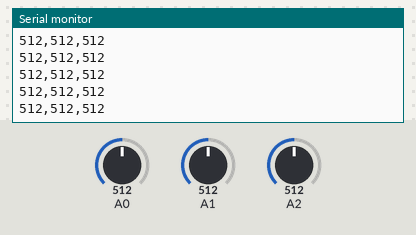
The sketch below on a simulated Arduino Uno, built with avr-gcc and run on an emulated ATmega328P. On the bench: the last lines printed to the serial monitor. Inputs (shaded band) come from the test bench; at power-on: A2 = 512, A0 = 512, A1 = 512.

Above: at 4.2 s.
4.3 s: A2 set to 11
At 4.32 s:
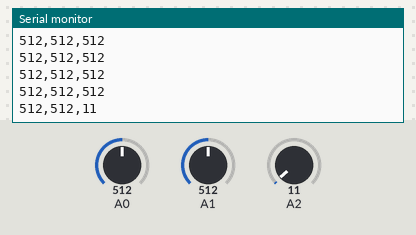
7.3 s: A2 set to 8
At 7.3 s:
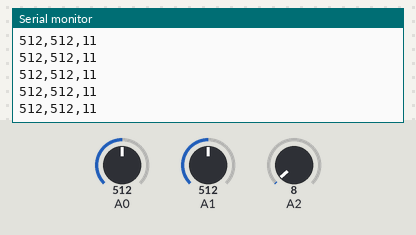
8.8 s: A0 set to 983
At 8.82 s:
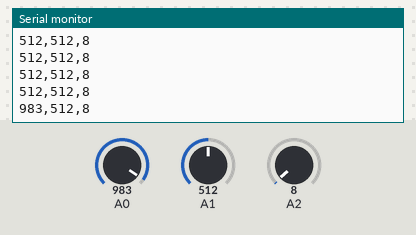
10.3 s: A0 set to 1010
At 10.34 s:
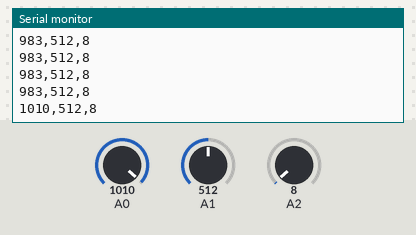
Timing chart, 0 to 12.8 s (numbered marks = the images above; inputs shaded):
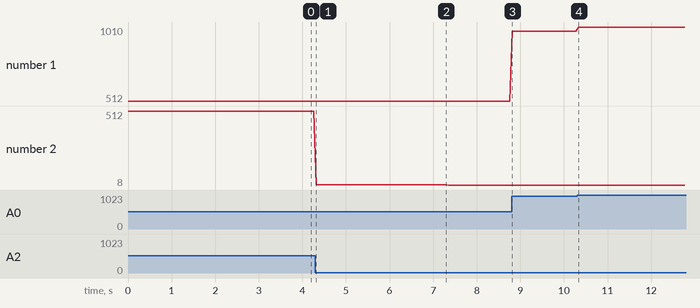

The sketch:

arduino_matlabA.ino
```cpp
int out1 = 0;
int out2 = 0;
int out3 = 0;
void setup() {
   // inicializar puerto serie
   Serial.begin(9600);
}

void loop() {
   // leer pines
   out1 = analogRead(A0);
   out2 = analogRead(A1);
   out3 = analogRead(A2);
   // enviar
   Serial.print(out1);
   Serial.print(",");
   Serial.print(out2);
   Serial.print(",");
   Serial.println(out3);
   // esperar
   delay(60);
}
```

Measured:
- after the input at 4.3 s, the serial monitor: prints a new line at once (image 1)
- after the input at 8.8 s, the serial monitor: prints a new line at once (image 3)
- after the input at 10.3 s, the serial monitor: prints a new line at once (image 4)
- plotted number 1: 512 → 983 after the input at 8.8 s, 983 → 1010 after the input at 10.3 s
- plotted number 2: 512 → 11 after the input at 4.3 s, 11 → 8 after the input at 7.3 s
